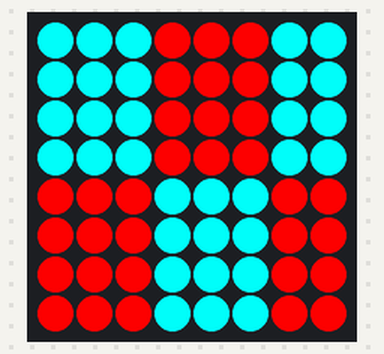
The program below on a simulated Raspberry Pi (BCM pin numbers) with a Sense HAT. Parts: the Sense HAT's 8×8 RGB LED matrix. At 0.0 s the program stops and its outputs stay as they are.

Above: at 0.1 s.

The program:

display.py
```python
#!/usr/bin/python

from sense_hat import SenseHat

s = SenseHat()

X = [255,0,0]
O = [0,255,255]

data = [
O,O,O,X,X,X,O,O,
O,O,O,X,X,X,O,O,
O,O,O,X,X,X,O,O,
O,O,O,X,X,X,O,O,
X,X,X,O,O,O,X,X,
X,X,X,O,O,O,X,X,
X,X,X,O,O,O,X,X,
X,X,X,O,O,O,X,X
]

s.set_pixels(data)
```
